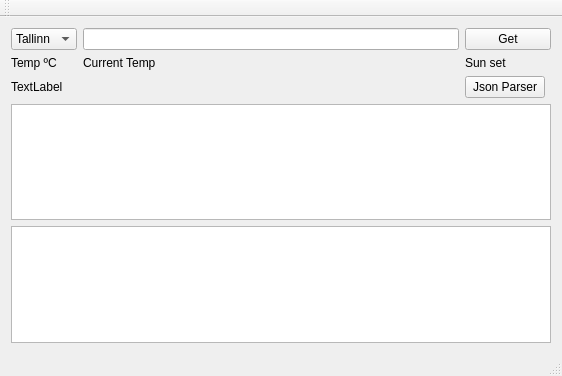
<?xml version="1.0" encoding="UTF-8"?>
<ui version="4.0">
 <class>MainWindow</class>
 <widget class="QMainWindow" name="MainWindow">
  <property name="geometry">
   <rect>
    <x>0</x>
    <y>0</y>
    <width>562</width>
    <height>376</height>
   </rect>
  </property>
  <property name="windowTitle">
   <string>MainWindow</string>
  </property>
  <widget class="QWidget" name="centralWidget">
   <layout class="QVBoxLayout" name="verticalLayout">
    <item>
     <layout class="QGridLayout" name="gridLayout">
      <item row="0" column="2" colspan="2">
       <widget class="QPushButton" name="pushButton_Get">
        <property name="text">
         <string>Get</string>
        </property>
       </widget>
      </item>
      <item row="0" column="1">
       <widget class="QLineEdit" name="lineEdit_Address"/>
      </item>
      <item row="3" column="1">
       <widget class="QLabel" name="label">
        <property name="text">
         <string>Current Temp</string>
        </property>
       </widget>
      </item>
      <item row="0" column="0">
       <widget class="QComboBox" name="comboBox">
        <property name="inputMethodHints">
         <set>Qt::ImhNone</set>
        </property>
        <item>
         <property name="text">
          <string>Tallinn</string>
         </property>
        </item>
        <item>
         <property name="text">
          <string>Tartu</string>
         </property>
        </item>
        <item>
         <property name="text">
          <string>Narva</string>
         </property>
        </item>
        <item>
         <property name="text">
          <string>Parnu</string>
         </property>
        </item>
        <item>
         <property name="text">
          <string>Valga</string>
         </property>
        </item>
       </widget>
      </item>
      <item row="3" column="0">
       <widget class="QLabel" name="label_2">
        <property name="text">
         <string>Temp ºC</string>
        </property>
       </widget>
      </item>
      <item row="3" column="2" colspan="2">
       <widget class="QLabel" name="label_3">
        <property name="text">
         <string>Sun set</string>
        </property>
       </widget>
      </item>
      <item row="5" column="0" colspan="4">
       <widget class="QTextBrowser" name="textBrowser"/>
      </item>
      <item row="6" column="0" colspan="4">
       <widget class="QPlainTextEdit" name="plainTextEdit">
        <property name="plainText">
         <string/>
        </property>
       </widget>
      </item>
      <item row="4" column="2">
       <widget class="QPushButton" name="pushButton_Parse">
        <property name="text">
         <string>Json Parser</string>
        </property>
       </widget>
      </item>
      <item row="4" column="0">
       <widget class="QLabel" name="label_iconID">
        <property name="text">
         <string>TextLabel</string>
        </property>
       </widget>
      </item>
     </layout>
    </item>
   </layout>
  </widget>
  <widget class="QMenuBar" name="menuBar">
   <property name="geometry">
    <rect>
     <x>0</x>
     <y>0</y>
     <width>562</width>
     <height>21</height>
    </rect>
   </property>
  </widget>
  <widget class="QToolBar" name="mainToolBar">
   <attribute name="toolBarArea">
    <enum>TopToolBarArea</enum>
   </attribute>
   <attribute name="toolBarBreak">
    <bool>false</bool>
   </attribute>
  </widget>
  <widget class="QStatusBar" name="statusBar"/>
 </widget>
 <layoutdefault spacing="6" margin="11"/>
 <resources/>
 <connections/>
</ui>
